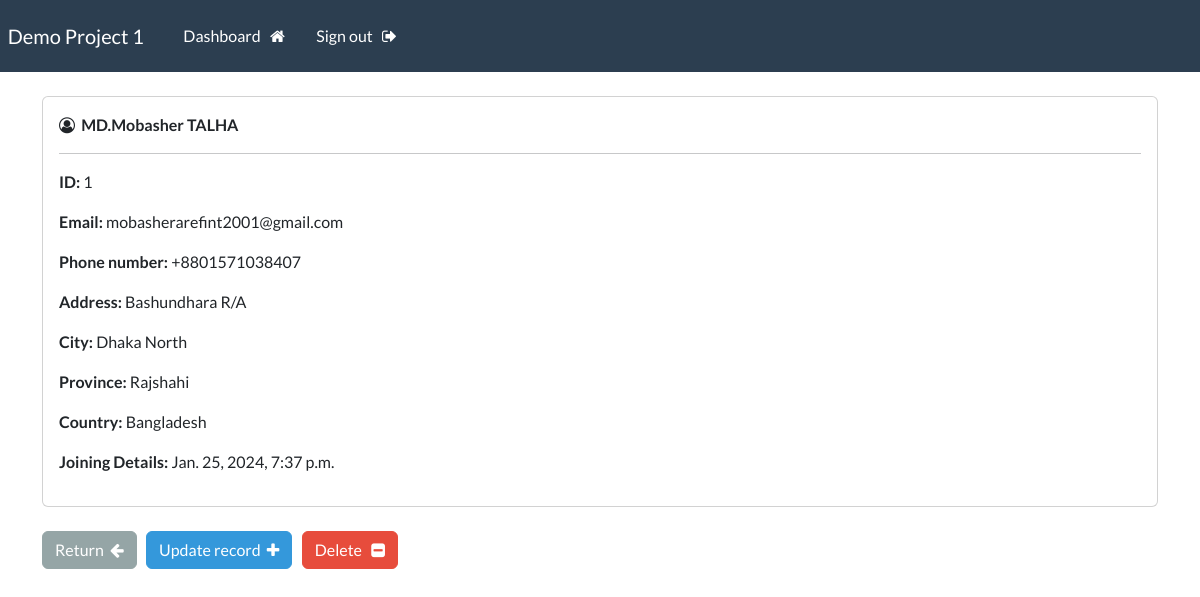
The page /record/1 (signed in) on the database its author committed.
### webapp/models.py (models this page shows, shortened)
class Record(models.Model):
    creation_date = models.DateTimeField(auto_now_add=True)
    first_name = models.CharField(max_length=100)
    last_name = models.CharField(max_length=100)
    email = models.CharField(max_length=255) #EmailField
    phone = models.CharField(max_length=20)
    address = models.CharField(max_length=300)
    city = models.CharField(max_length=250, blank=True)
    province = models.CharField(max_length=225)
    country = models.CharField(max_length=80)

### webapp/views.py (the view)
# urls.py: path('record/<int:pk>', views.singular_record, name="record"),
@login_required(login_url='my-login')
def singular_record(request,pk):
    all_records = Record.objects.get(id=pk)
    context = {'record':all_records}
    return render (request,"webapp/view-record.html", context=context)

### webapp/templates/webapp/view-record.html (shortened to what this page needs)
{% extends "webapp/base.html" %}
{% block content %}
<div class="card">
    <div class="card-body">
        <i class="fa fa-user-circle-o" aria-hidden="true"></i>&nbsp;
        <strong >
            {{record.first_name}}
            {{record.last_name|upper}}
        </strong>
        <hr>
        <p> <strong> ID: </strong> {{record.id}} </p>
        <p> <strong> Email: </strong> {{record.email}}</p>
        <p><strong>Phone number:</strong> {{record.phone}}</p>
        <p><strong>Address:</strong> {{record.address}}</p>
        <p><strong>City:</strong> {{record.city}}</p>
        <p><strong>Province:</strong> {{record.province}}</p>
        <p><strong>Country:</strong> {{record.country}}</p>
        <p><strong>Joining Details:</strong> {{record.creation_date}}</p>
    </div>
</div>
<br>
<a href="{% url 'dashboard' %}"class="btn btn-secondary" >Return &nbsp;<i class="fa fa-arrow-left" aria-hidden="true"></i> </a>
<a href="{% url 'update-record' record.id %}" class="btn btn-info">Update record &nbsp;<i class="fa fa-plus" aria-hidden="true"></i></a>
<a href="{% url 'delete-record' record.id %}" class="btn btn-danger">Delete &nbsp; <i class="fa fa-minus-square" aria-hidden="true"></i></a>
{% endblock content %}

### rows shown on the page
Record: first_name "MD.Mobasher", last_name "TALHA", id "1", email "mobasherarefint2001@gmail.com", phone "+8801571038407", address "Bashundhara R/A", city "Dhaka North", province "Rajshahi", country "Bangladesh", creation_date "Jan. 25, 2024, 7:37 p.m."
